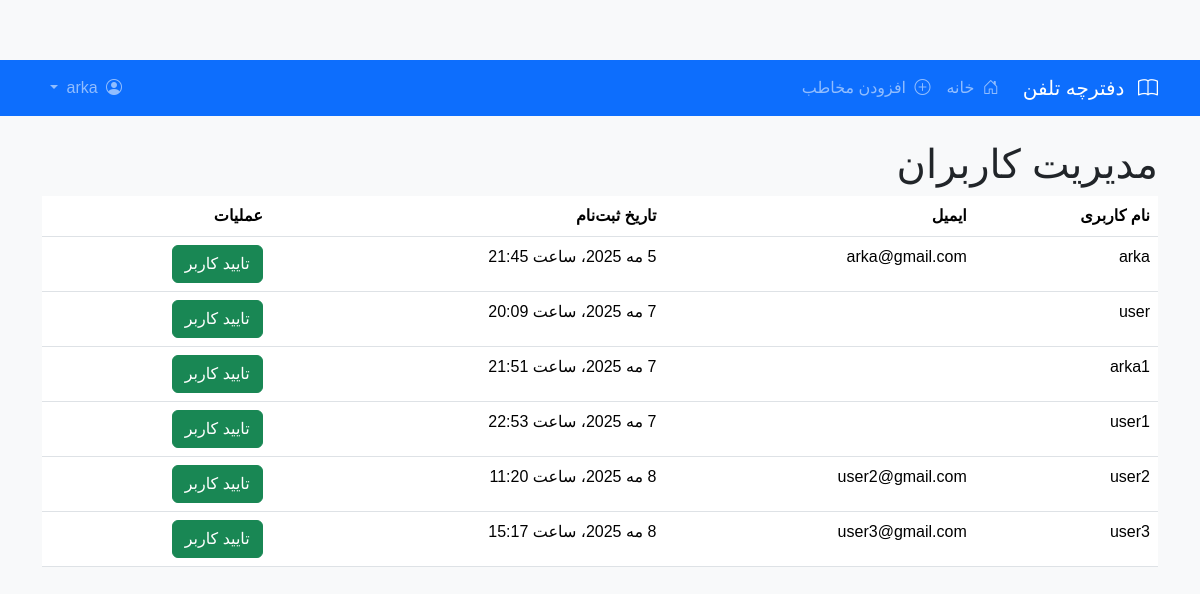
/members/admin/user-management/ (signed in), run on an earlier commit of the app's database.
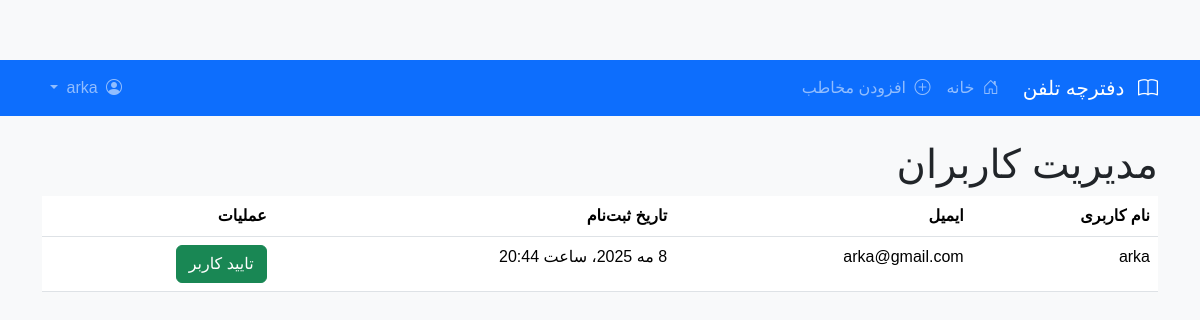
And on a later commit of the database.
### members/models.py (models this page shows, shortened)
class CustomUser(AbstractUser):
    is_admin = models.BooleanField(default=False)
    is_verified = models.BooleanField(default=False)
    verified_by = models.ForeignKey(
        'self',
        on_delete=models.SET_NULL,
        null=True,
        blank=True
    )
    class Meta:
        verbose_name = 'User'
        verbose_name_plural = 'Users'
    groups = models.ManyToManyField(
        'auth.Group',
        verbose_name='گروه‌ها',
        blank=True,
        help_text='گروه‌هایی که کاربر به آنها تعلق دارد.',
        related_name="customuser_groups",
        related_query_name="customuser",
    )
    user_permissions = models.ManyToManyField(
        'auth.Permission',
        verbose_name='مجوزهای کاربر',
        blank=True,
        help_text='مجوزهای خاص این کاربر.',
        related_name="customuser_permissions",
        related_query_name="customuser",
    )

### members/views.py (the view)
# urls.py: path('admin/user-management/', views.user_management, name='user_management'),
@login_required
def user_management(request):
    if not request.user.is_superuser:
        return redirect('home')
    unverified_users = CustomUser.objects.filter(is_verified=False)
    context = {'unverified_users': unverified_users}
    return render(request, 'members/user_management.html', context)

### members/templates/members/user_management.html
{% extends 'admin/base_site.html' %}
{% block content %}
<h1>مدیریت کاربران</h1>
<table class="table">
    <thead>
        <tr>
            <th>نام کاربری</th>
            <th>ایمیل</th>
            <th>تاریخ ثبت‌نام</th>
            <th>عملیات</th>
        </tr>
    </thead>
    <tbody>
        {% for user in unverified_users %}
        <tr>
            <td>{{ user.username }}</td>
            <td>{{ user.email }}</td>
            <td>{{ user.date_joined }}</td>
            <td>
                <a href="{% url 'verify_user' user.id %}" class="btn btn-success">
                    تایید کاربر
                </a>
            </td>
        </tr>
        {% endfor %}
    </tbody>
</table>
{% endblock %}

What changed in the data, as far as the page shows it:
removed CustomUser: username "user", date_joined "7 مه 2025، ساعت 20:09"
removed CustomUser: username "arka1", date_joined "7 مه 2025، ساعت 21:51"
removed CustomUser: username "user1", date_joined "7 مه 2025، ساعت 22:53"
removed CustomUser: username "user2", email "user2@gmail.com", date_joined "8 مه 2025، ساعت 11:20"
removed CustomUser: username "user3", email "user3@gmail.com", date_joined "8 مه 2025، ساعت 15:17"
changed CustomUser "arka": date_joined "5 مه 2025، ساعت 21:45" → "8 مه 2025، ساعت 20:44"
